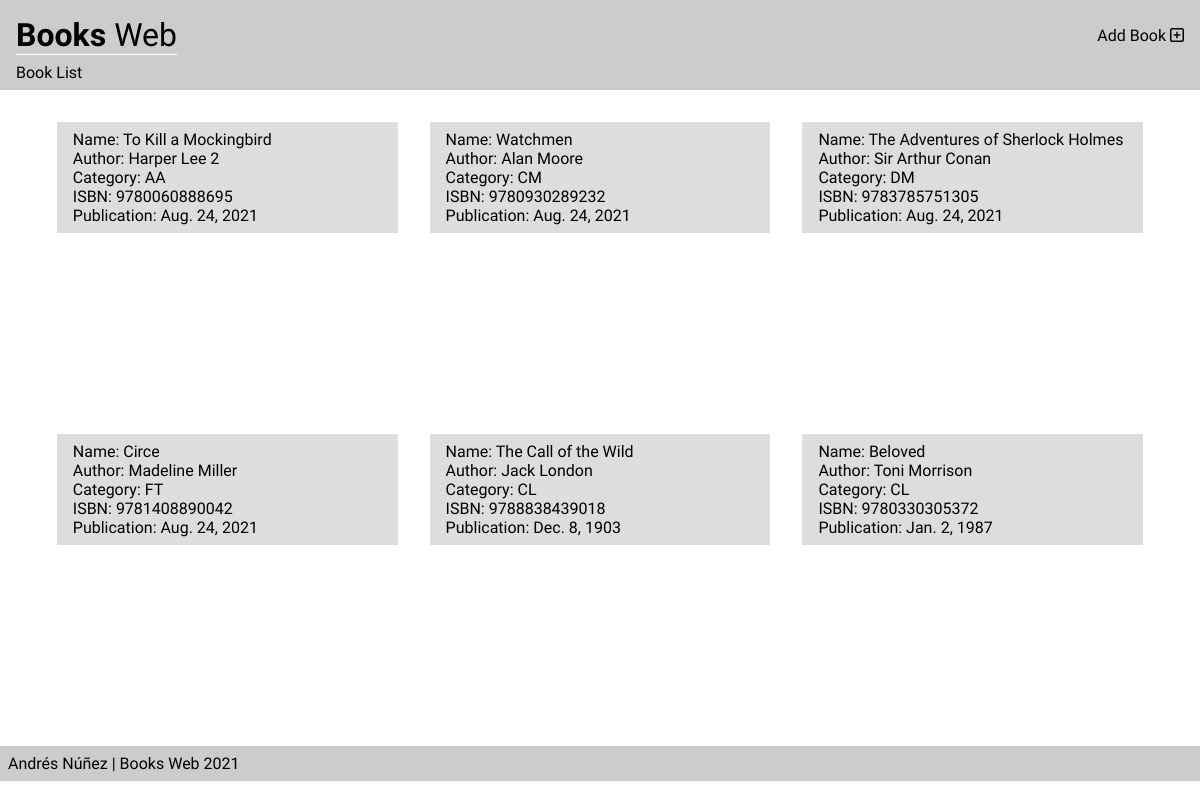
Before: / with the older database file.
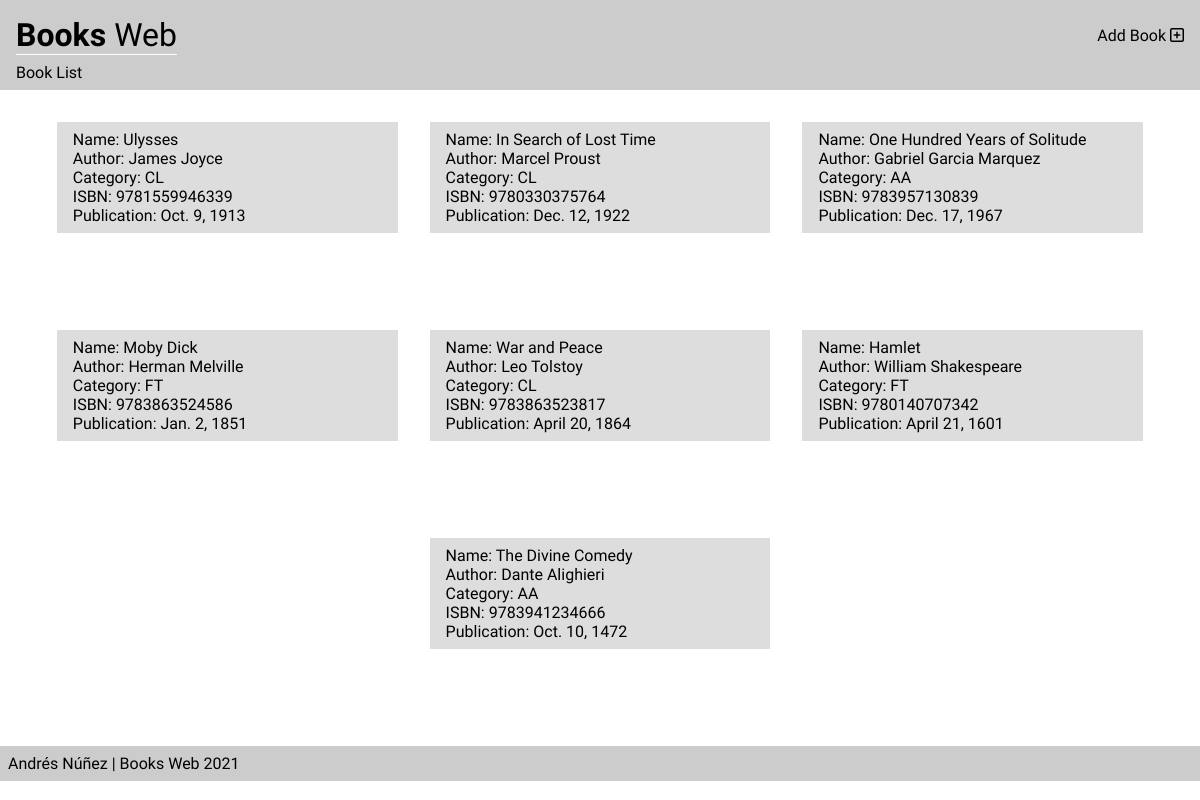
After: the same page with the newer database file.
### bookswebAPI/models.py (models this page shows)
class Book(models.Model):
    name = models.CharField(max_length=50, null=True)
    author_name = models.CharField(max_length=50, null=True)
    action_adventure = 'AA'
    classics = 'CL'
    comic = 'CM'
    detective_mystery = 'DM'
    fantasy = 'FT'
    category_choices = [
        (action_adventure,'Action and Adventure'),
        (classics, 'Classics'),
        (comic, 'Comic Book'),
        (detective_mystery, 'Detective and Mystery'),
        (fantasy, 'Fantasy'),
    ]
    category = models.CharField(
        max_length=2,
        choices=category_choices,
        default=classics,
        )
    isbn = models.CharField(max_length=13, null=True)
    publication_date = models.DateField(max_length=20, default=timezone.now())

### bookviewer/views.py (the view)
# urls.py: path('', index, name="index"),
def index(request):
    if request.method == 'GET':
        books_list = list(Book.objects.all().values())
        return render(request, 'index.html',{
            'books_list': books_list,
        })

### bookviewer/templates/index.html (shortened to what this page needs)
{% extends 'layout.html' %}
{% block subtitle %}
Book List
{% endblock %}
{% block content %}
<div class="Cards__container">
    {% for book in books_list %}
    <div class="Card__container">
        <ul>
            <li>Name: {{ book.name }}</li>
            <li>Author: {{ book.author_name }}</li>
            <li>Category: {{ book.category }}</li>
            <li>ISBN: {{ book.isbn }}</li>
            <li>Publication: {{ book.publication_date }}</li>
        </ul>
    </div>
    {% endfor %}
</div>
{% endblock %}

### bookviewer/templates/layout.html (shortened to what this page needs)
{% load static %}
<!DOCTYPE html>
<html lang="en">
    <head>
        <link rel="stylesheet" href="{% static 'css/styles.css' %}">
    </head>
    <body>
        <header>
            <div class="Title__container">
                <h1 class="Title-1"><a class="Title-link" href="/">Books&nbsp;</a></h1>
                <h1 class="Title-2"><a class="Title-link" href="/">Web</a></h1>
            </div>
            <div class="Addbook__container">
                <a href="{% url 'newbook' %}">Add Book&nbsp;<i class="far fa-plus-square"></i></a>
            </div>
        </header>
        <section class="subtitle">
            {% block subtitle %}
            {% endblock %}
        </section>
        <main>
            {% block content %}
            {% endblock %}
        </main>
        <footer class="footer">
            <p>Andr&eacute;s N&uacute;ñez | Books Web 2021</p>
        </footer>
    </body>
</html>

### bookviewer/static/css/styles.css (style rules this page uses)
* { margin: 0; padding: 0; box-sizing: border-box; }
:root { --main-bg-color: #CCC; --fg-danger-color: #BB2124; --fg-warning-color: #F0AD4E; }
header { width: 100%; padding: 1em 1em 0 1em; background-color: var(--main-bg-color); display: flex; justify-content: space-between; align-items: center; }
.Title__container { display: flex; border-bottom: solid 1px #FFF; }
.Title-link { color: inherit; text-decoration: none; }
.Title-1 { font-weight: 700; }
.Title-2 { font-weight: 400; }
.Addbook__container a { color: inherit; text-decoration: none; }
.subtitle { width: 100%; padding: 0.5em 1em; background-color: var(--main-bg-color); }
body { font-family: 'Besley', serif; display: flex; flex-direction: column; }
.footer { position: inherit; width: 100%; padding: 0.5em; background: var(--main-bg-color); }
main { height: fit-content; width: 100%; display: flex; justify-content: center; align-items: center; }
.Cards__container { width: 100%; min-height: 82vh; height: fit-content; padding: 1em 2em; display: flex; justify-content: center; flex-wrap: wrap; }
.Card__container { width: 30%; height: fit-content; background-color: red; position: relative; margin: 1em; padding: 0.5em 1em; background-color: #DDD; }
.Card__container ul { list-style: none; }

Changed rows visible on the page:
removed Book: name "To Kill a Mockingbird", author_name "Harper Lee 2", category "AA", isbn "9780060888695", publication_date "Aug. 24, 2021"
removed Book: name "Watchmen", author_name "Alan Moore", category "CM", isbn "9780930289232", publication_date "Aug. 24, 2021"
removed Book: name "The Adventures of Sherlock Holmes", author_name "Sir Arthur Conan", category "DM", isbn "9783785751305", publication_date "Aug. 24, 2021"
removed Book: name "Circe", author_name "Madeline Miller", category "FT", isbn "9781408890042", publication_date "Aug. 24, 2021"
removed Book: name "The Call of the Wild", author_name "Jack London", category "CL", isbn "9788838439018", publication_date "Dec. 8, 1903"
removed Book: name "Beloved", author_name "Toni Morrison", category "CL", isbn "9780330305372", publication_date "Jan. 2, 1987"
added Book: name "Ulysses", author_name "James Joyce", category "CL", isbn "9781559946339", publication_date "Oct. 9, 1913"
added Book: name "In Search of Lost Time", author_name "Marcel Proust", category "CL", isbn "9780330375764", publication_date "Dec. 12, 1922"
added Book: name "One Hundred Years of Solitude", author_name "Gabriel Garcia Marquez", category "AA", isbn "9783957130839", publication_date "Dec. 17, 1967"
added Book: name "Moby Dick", author_name "Herman Melville", category "FT", isbn "9783863524586", publication_date "Jan. 2, 1851"
added Book: name "War and Peace", author_name "Leo Tolstoy", category "CL", isbn "9783863523817", publication_date "April 20, 1864"
added Book: name "Hamlet", author_name "William Shakespeare", category "FT", isbn "9780140707342", publication_date "April 21, 1601"
added Book: name "The Divine Comedy", author_name "Dante Alighieri", category "AA", isbn "9783941234666", publication_date "Oct. 10, 1472"
